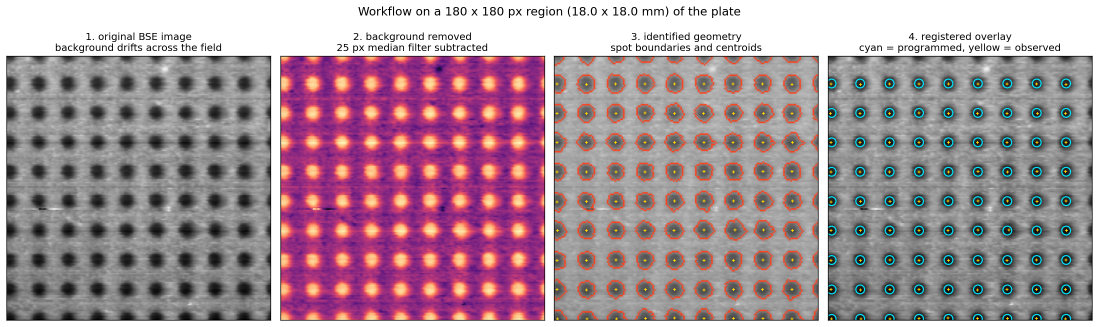
#> input picture docs/week2-workflow.png, 2197 x 653 px (shown at 1/2 size)
$ python make_workflow_figure.py docs/week2-workflow.png
#> lines starting #> are read from the running program, lines starting #| are printed output that depends on the picture; after the words box and inside, x2 and y2 are one past the last pixel; in counts of white or black regions, pixels touching at a corner belong together
### bse_register.py
#!/usr/bin/env python3
"""
MT035A Week 2 - BSE calibration-pattern registration.

Detects the melt spots on a BSE snapshot of the PBF-EB calibration plate,
registers them against the nominal (programmed) pattern with a similarity
transform, and reports the deviation measures required by the group project:

    dX, dY        translation
    dtheta        rotation (defined modulo 90 deg for a square lattice)
    scale error   derived pixel size vs the nominal 2.000 mm lattice pitch
    distortion    per-spot residual field left after removing the similarity

Model:  [x', y'] = s * R(theta) * [x, y] + [tx, ty]

Usage
-----
    python3 bse_register.py SNAPSHOT.png [reference_spots.csv]

If the reference file is omitted, 'reference_spots.csv' next to this script
is used.

Outputs (written next to SNAPSHOT.png)
--------------------------------------
    SNAPSHOT-overlay.png      verification figure: nominal pattern drawn on
                              top of the snapshot, zoom, residual quiver map,
                              residual histogram, numeric summary
    SNAPSHOT-deviations.csv   one row per matched spot: nominal position in mm,
                              observed position in px and in mm (own
                              calibration, origin at the BSE reference spot),
                              dX/dY/radial deviation and local deviation vector
    SNAPSHOT-summary.csv      one row with the global fit and its statistics

Requires: numpy, scipy, scikit-image, matplotlib.
"""

import os
import sys

import numpy as np
from scipy import ndimage as ndi
from scipy.spatial import cKDTree
from skimage import filters, io, measure, morphology, segmentation
from skimage.feature import peak_local_max
import matplotlib
matplotlib.use("Agg")
import matplotlib.pyplot as plt

PITCH_MM = 2.0          # nominal lattice pitch of the reference pattern, mm
MIN_SPOT_PX = 8         # smallest blob kept before shape filtering
BG_FILTER_PX = 25       # median-filter width used to estimate the background
RIM_PX = 12             # how far the working area is pulled in from the rim
AREA_LO, AREA_HI = 0.3, 4.0      # kept blob area, as a fraction of the median
MAX_ECC = 0.85          # kept blob eccentricity
ICP_ITERS = 30
GATE_FRACTION = 0.45    # match radius as a fraction of the lattice pitch
BG_MODE = "median"      # background removal: "median" or "tophat".
#   The morphological black top-hat is the textbook choice and finds ~13 more
#   spots on a clean snapshot, but it is a local min-max operation and so is
#   noise-sensitive: at sigma=30 grey levels it returns a confident 11.5 %
#   pixel-size error where the median filter is still right. Robustness beats
#   13 spots, so the median stays the default and the top-hat is an option the
#   sweep measures.
SPLIT_MERGED = True     # separate touching spots instead of discarding them
REFINE = True           # second pass: measure where a spot must be
REFINE_WIN = 0.30       # search half-window, as a fraction of the pitch
REFINE_MIN_Q = 1.5      # peak must reach this multiple of the Otsu level
REFINE_MAX_FRAC = 0.20  # refuse the second pass if it recovers more than this
#   fraction of the first pass's matches -- see the guard in `solve`.


# ---------------------------------------------------------------- detection

def _disk(radius):
    """Boolean disk structuring element (no scikit-image version coupling)."""
    r = int(radius)
    y, x = np.ogrid[-r:r + 1, -r:r + 1]
    return x * x + y * y <= r * r


# [401 lines left out: functions detect, _aspect, _split_merged, lattice_pitch_and_angle, affine_fit, umeyama and 7 more, not called in this run]


def load_reference(path):
    """Read the nominal pattern from the CSV.

    Returns (xy_mm, origin_index, px_per_mm) with xy_mm in millimetres,
    relative to the unambiguous reference spot chosen in Week 1.

    The millimetre columns stored in the CSV are NOT used. They were written
    with a rounded image scale of 18.000 px/mm, while the pattern's actual
    lattice pitch is 35.911 px; taking them at face value stretches the whole
    reference by 0.25 % and pushes the same error straight into the derived
    BSE pixel size. Instead the pattern is re-scaled here from its own lattice
    against the nominal PITCH_MM, which is the quantity the machine was
    programmed with. If the CSV has no pixel columns, the millimetre columns
    are used as a fallback and a warning is printed.
    """
    table = np.genfromtxt(path, delimiter=",", names=True)
    cols = table.dtype.names

    if "is_reference" in cols and (table["is_reference"] == 1).any():
        origin = int(np.flatnonzero(table["is_reference"] == 1)[0])
    else:
        origin = None

    if "x_px" in cols and "y_px" in cols:
        pitch_px = _reference_pitch(table["x_px"], table["y_px"])
        px_per_mm = pitch_px / PITCH_MM
        if origin is None:
            origin = int(np.argmin(np.hypot(table["x_px"] - table["x_px"].mean(),
                                            table["y_px"] - table["y_px"].mean())))
        x0, y0 = table["x_px"][origin], table["y_px"][origin]
        xy = np.column_stack([(table["x_px"] - x0) / px_per_mm,
                              (y0 - table["y_px"]) / px_per_mm])
        print(f"reference pattern   pitch {pitch_px:.4f} px -> "
              f"{px_per_mm:.4f} px/mm ({1000 / px_per_mm:.3f} um/px), "
              f"{len(xy)} spots")
        return xy, origin, px_per_mm

    print("WARNING: no pixel columns in the reference file; falling back to "
          "its stored millimetre columns and their assumed scale")
    x_key = "x_mm" if "x_mm" in cols else "x_mm_rel"
    y_key = "y_mm" if "y_mm" in cols else "y_mm_rel"
    xy = np.column_stack([table[x_key], table[y_key]])
    if origin is None:
        origin = int(np.argmin(np.hypot(xy[:, 0], xy[:, 1])))
    return xy, origin, float("nan")


# [222 lines left out: functions lattice_ids, overlay_figure, main, not called in this run]


# [4 lines that do not run on import are left out]

### make_workflow_figure.py
#!/usr/bin/env python3
"""
MT035A Week 2 - the workflow figure the brief requires:
original image -> processed image -> identified geometry -> overlay with the
reference pattern, shown on the same region of the same snapshot.

Usage
-----
    python3 make_workflow_figure.py SNAPSHOT.png [output.png]
"""

import sys

import numpy as np
from scipy import ndimage as ndi
from skimage import filters, io, measure, segmentation
import matplotlib
matplotlib.use("Agg")
import matplotlib.pyplot as plt

import bse_register as B

X0, Y0, SIZE = 330, 330, 180          # the region shown in every panel


def main(img_path, out_path="week2-workflow.png"):
#> called with img_path = 'docs/week2-workflow.png', out_path = 'week2-workflow.png'
    img = io.imread(img_path)
#> img is the input picture: shape (653, 2197, 4); mean R, G, B, A 166.7, 144.3, 153.6, 255
    g = img.astype(float)
    if g.ndim == 3:
        g = g[..., :3].mean(axis=2)
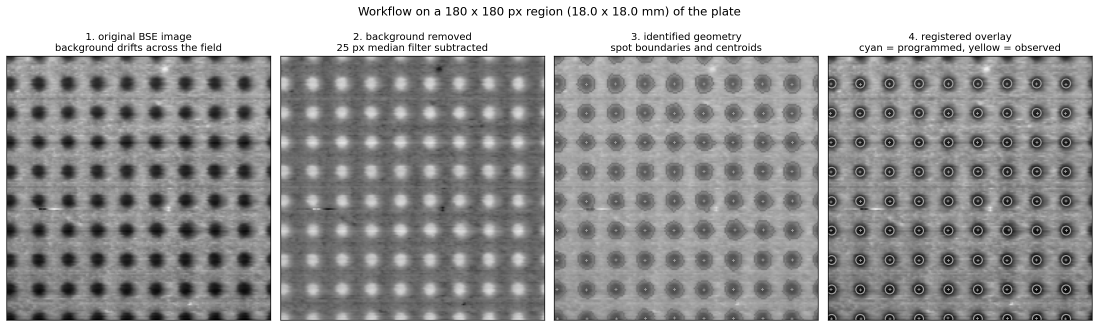
#> g: shape (653, 2197) float64 (shown at 1/2 size); min 0, max 255, mean 154.9
    g /= 255.0

    # reproduce the intermediate stages of detect()
    disc = ndi.binary_fill_holes(g > 0.12)
#> disc: shape (653, 2197) bool; every value is 1
    lab = measure.label(disc)
#> lab: shape (653, 2197) int32; every value is 1
    if lab.max() > 1:
        counts = np.bincount(lab.ravel()); counts[0] = 0
        disc = lab == counts.argmax()
    disc_in = ndi.binary_erosion(disc, structure=B._disk(12))
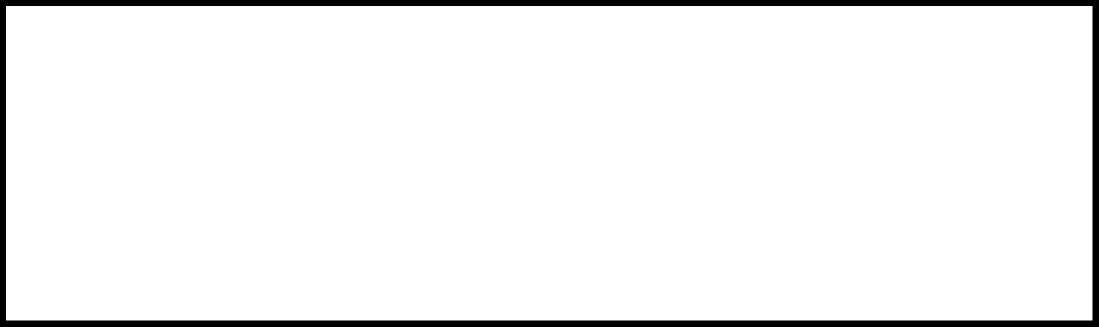
#> disc_in: shape (653, 2197) bool (shown at 1/2 size); 95.3% white; 1 black region, box (x1, y1, x2, y2) and area: (0, 0, 2197, 653) 67824
    filled = np.where(disc, g, np.median(g[disc]))
    resid = ndi.median_filter(filled, size=25) - g
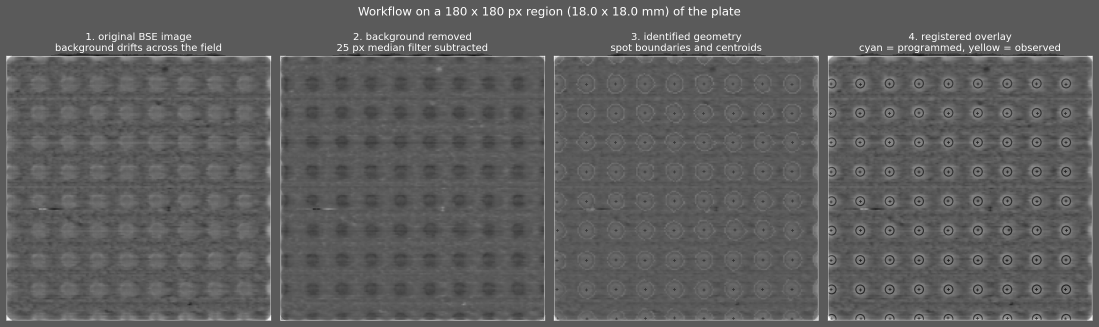
#> resid: shape (653, 2197) float64 (shown at 1/2 size); min -0.549, max 1, mean 0.0217; drawn with min black and max white
    resid[~disc_in] = 0
#> resid: shape (653, 2197) float64; 0.03% of pixels changed, all inside (x1, y1, x2, y2) = (12, 111, 2186, 642)
    bw = (resid > filters.threshold_otsu(resid[disc_in])) & disc_in
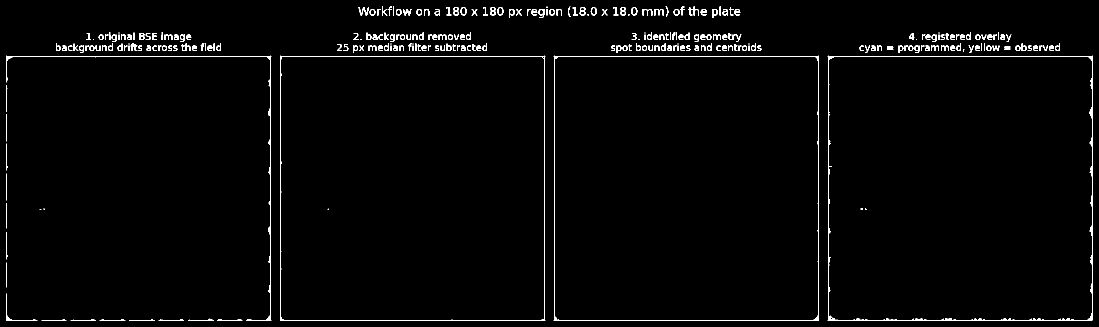
#> bw: shape (653, 2197) bool (shown at 1/2 size); 1.7% white in thin lines or dots
    lab = measure.label(bw)
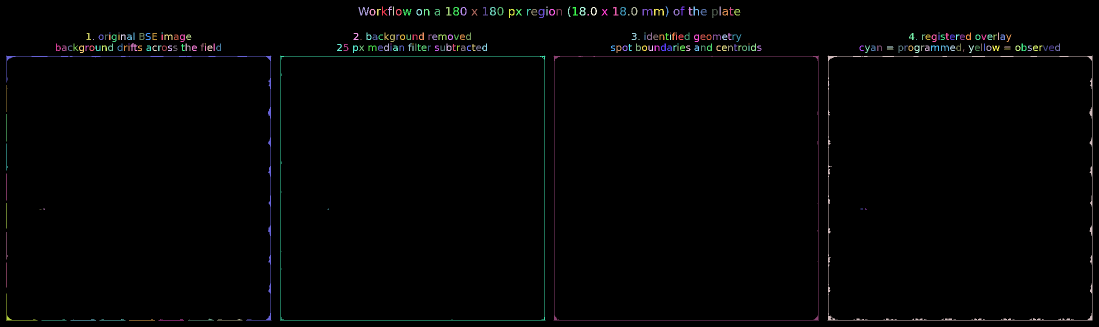
#> lab: shape (653, 2197) int32 (shown at 1/2 size); 278 distinct labels, from 0 to 277; one colour per label, 0 black
    sizes = np.bincount(lab.ravel())
#> sizes = 278 values, max 1409832 at index 0, min 1 at index 257, mean 5160.6
    big = np.flatnonzero(sizes >= B.MIN_SPOT_PX)
#> big = 255 values from 0 to 277
    bw = ndi.binary_fill_holes(np.isin(lab, big[big != 0]))
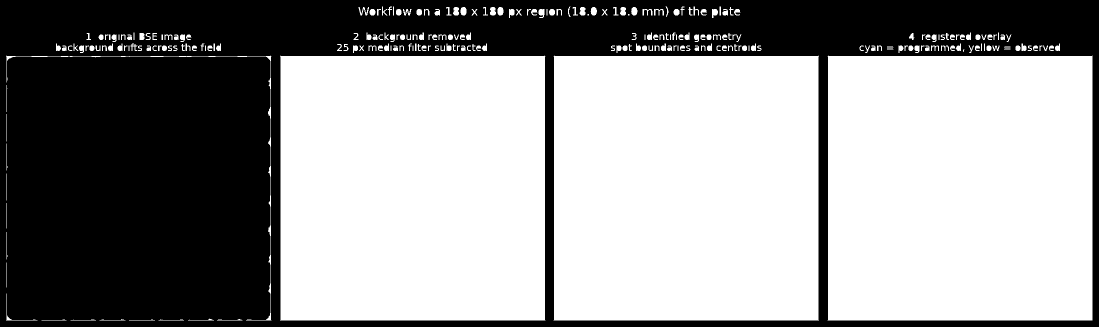
#> bw: shape (653, 2197) bool (shown at 1/2 size); 59.9% white; 1 black region, box (x1, y1, x2, y2) and area: (0, 0, 2197, 653) 575293

    ref_mm, _, _ = B.load_reference("reference_spots.csv")
    (scale, rot, trans, ii, jj, _r, ref, obs, _n, pitch, _a,
     _sp) = B.fit(img, ref_mm)
    pred = (scale * (rot @ ref.T).T) + trans

    sl = (slice(Y0, Y0 + SIZE), slice(X0, X0 + SIZE))
    inside = ((obs[:, 0] >= X0) & (obs[:, 0] < X0 + SIZE) &
              (obs[:, 1] >= Y0) & (obs[:, 1] < Y0 + SIZE))
    inside_ref = ((pred[:, 0] >= X0) & (pred[:, 0] < X0 + SIZE) &
                  (pred[:, 1] >= Y0) & (pred[:, 1] < Y0 + SIZE))

    fig, ax = plt.subplots(1, 4, figsize=(17, 4.7))

    ax[0].imshow(g[sl], cmap="gray")
    ax[0].set_title("1. original BSE image\nbackground drifts across the field",
                    fontsize=11)

    ax[1].imshow(resid[sl], cmap="magma")
    ax[1].set_title("2. background removed\n25 px median filter subtracted",
                    fontsize=11)

    bounds = segmentation.find_boundaries(measure.label(bw[sl]), mode="outer")
    shown = np.dstack([g[sl]] * 3)
    shown[bounds] = [1.0, 0.25, 0.1]
    ax[2].imshow(shown)
    ax[2].scatter(obs[inside, 0] - X0, obs[inside, 1] - Y0, s=10,
                  color="#ffd400", marker="+", linewidths=.9)
    ax[2].set_title("3. identified geometry\nspot boundaries and centroids",
                    fontsize=11)

    ax[3].imshow(g[sl], cmap="gray")
    ax[3].scatter(pred[inside_ref, 0] - X0, pred[inside_ref, 1] - Y0, s=95,
                  facecolors="none", edgecolors="#00e5ff", linewidths=1.3)
    ax[3].scatter(obs[inside, 0] - X0, obs[inside, 1] - Y0, s=10,
                  color="#ffd400", marker="+", linewidths=.9)
    ax[3].set_title("4. registered overlay\ncyan = programmed, yellow = observed",
                    fontsize=11)

    for a in ax:
        a.set_xticks([]); a.set_yticks([])
    fig.suptitle(f"Workflow on a {SIZE} x {SIZE} px region "
                 f"({SIZE / scale:.1f} x {SIZE / scale:.1f} mm) of the plate",
                 fontsize=13, y=1.06)
    fig.tight_layout()
    fig.savefig(out_path, dpi=130, bbox_inches="tight", metadata={"Software": None})
    print("written:", out_path)


if __name__ == "__main__":
#> (the run stopped early here; a loop or call above may not have finished)

$ run again, with docs/BSE_1-registration.png copied over docs/week2-workflow.png
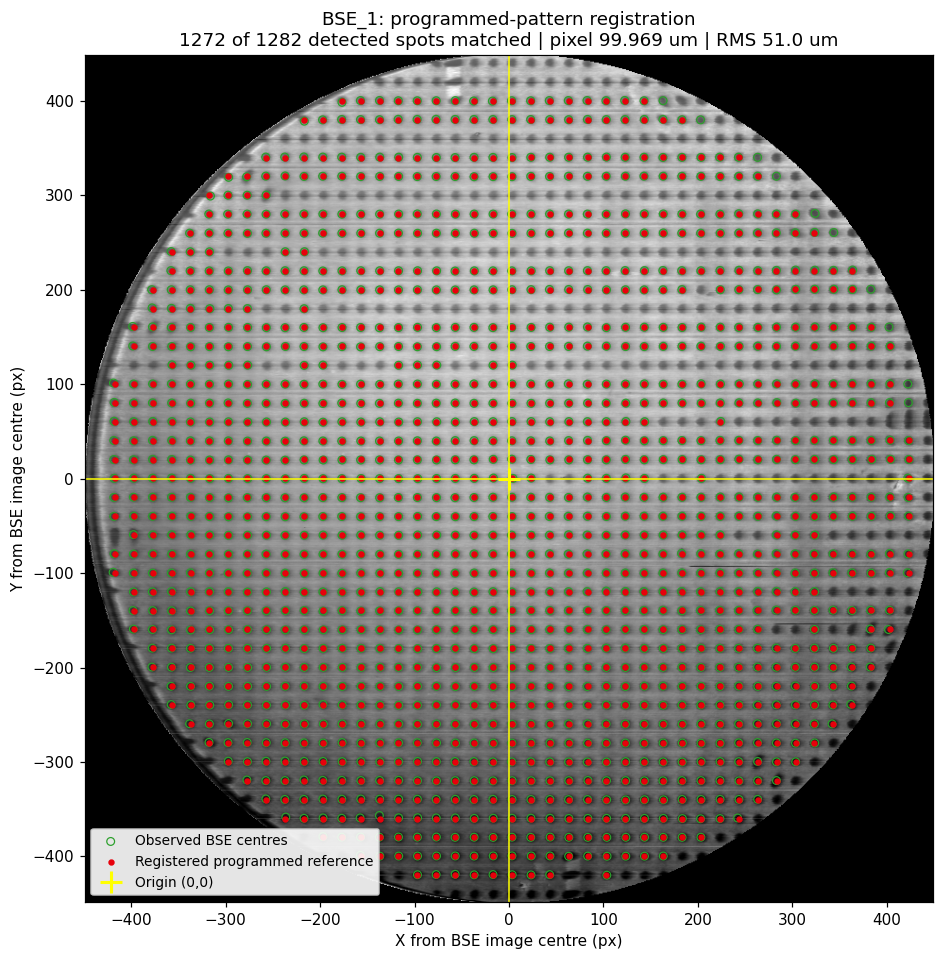
#> input picture docs/BSE_1-registration.png, 944 x 960 px
#> in main, img is the input picture: shape (960, 944, 4); mean R, G, B, A 142.7, 136.5, 132.1, 255
#> disc: shape (960, 944) bool; every value is 1
#> in main, `disc_in = ndi.binary_erosion(disc, structure=B._disk(12))`:
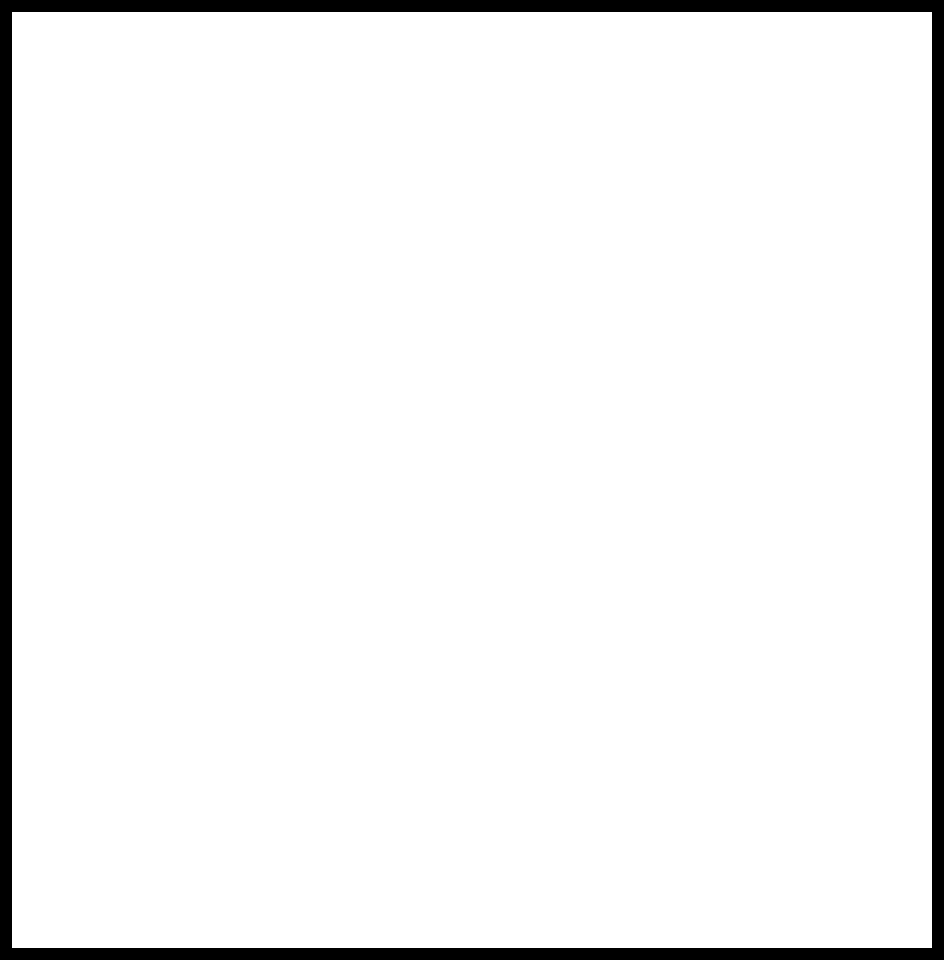
#> disc_in: shape (960, 944) bool; 95% white; 1 black region, box (x1, y1, x2, y2) and area: (0, 0, 944, 960) 45120
#> sizes = 1970 values, max 811625 at index 0, min 1 at index 103, mean 460
#> big = 1506 values from 0 to 1969
#> in main, `bw = ndi.binary_fill_holes(np.isin(lab, big[big != 0]))`:
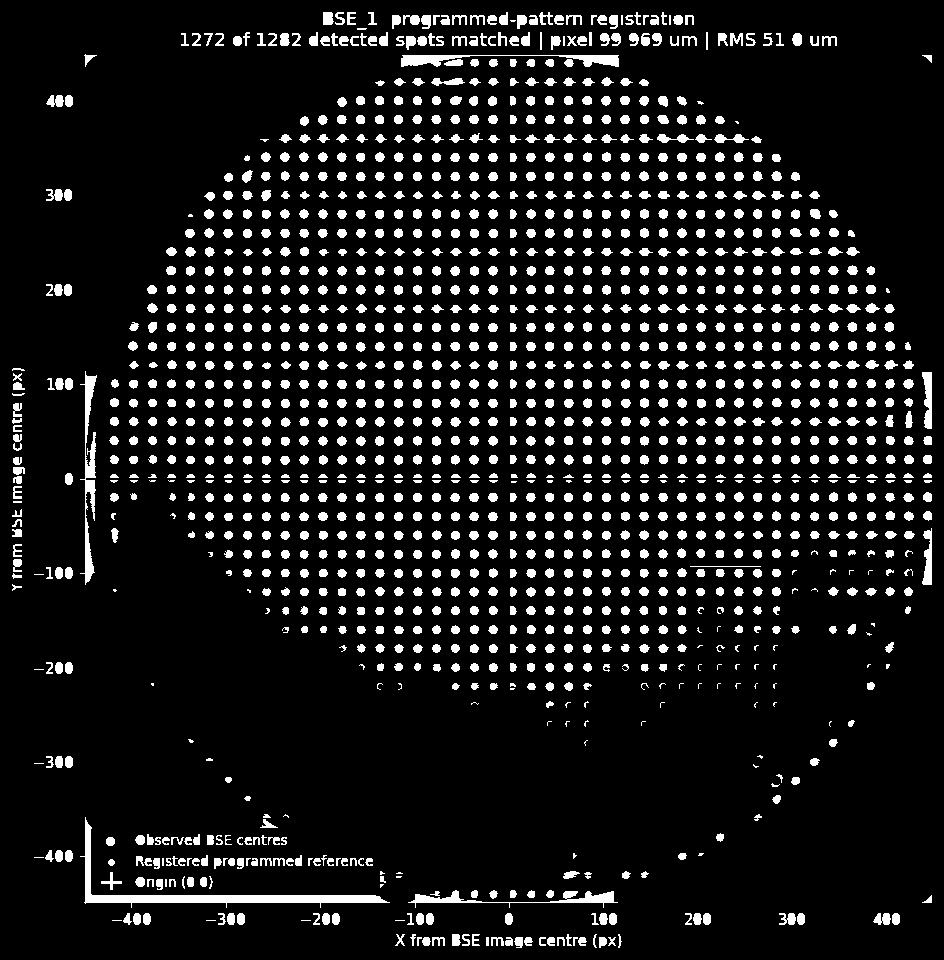
#> bw: shape (960, 944) bool; 10.6% white; 1505 white regions (109 under 20 px), largest, box (x1, y1, x2, y2) and area: (80, 817, 390, 908) 2844, (80, 371, 97, 585) 1330, (401, 55, 619, 67) 1035
